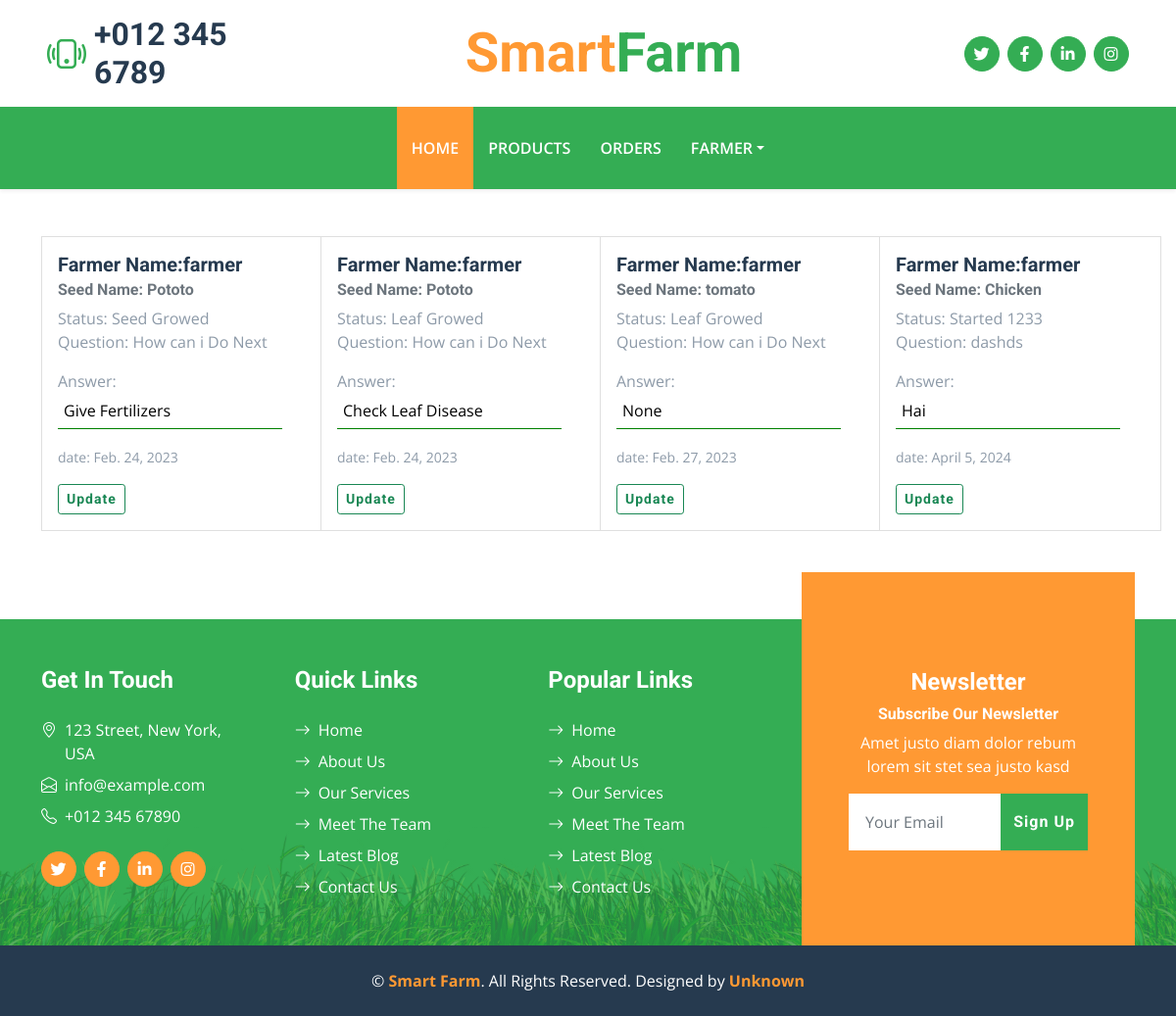
Page /ExpertHome (signed in) on the committed database.
### farmer/models.py (models this page shows)
class FarmStatus(models.Model):
    Farm = models.ForeignKey(SeedFarm,on_delete=models.CASCADE)
    Expert = models.ForeignKey(User,on_delete=models.CASCADE,blank=True,null=True)
    Status = models.CharField(max_length=255)
    questions = models.CharField(max_length=1000,blank=True,null=True)
    answers = models.CharField(max_length=1000,null=True,blank=True)
    date = models.DateField(auto_now_add=True)

class SeedFarm(models.Model):
    seedname = models.CharField(max_length=55)
    farmfield = models.CharField(max_length=55)
    framarea = models.CharField(max_length=55)
    framstatus = models.CharField(max_length=1000)
    image = models.FileField(upload_to="framimage")
    user = models.ForeignKey(User,on_delete=models.CASCADE)
    date = models.DateField(auto_now_add=True)

### Home/views.py (the view)
# urls.py: path("ExpertHome",views.ExpertHome,name="ExpertHome"),
def ExpertHome(request):
    Farm = FarmStatus.objects.all()
    context = {
        "farm":Farm
    }
    return render(request,'expert/expertHome.html',context)

### templates/expert/experthome.html (shortened to what this page needs)
{% load static %}
<!DOCTYPE html>
<html lang="en">
<head>
    <link href="https://cdnjs.cloudflare.com/ajax/libs/font-awesome/5.15.0/css/all.min.css" rel="stylesheet">
    <link href="https://cdn.jsdelivr.net/npm/bootstrap-icons@1.4.1/font/bootstrap-icons.css" rel="stylesheet">
    <link href="{%static 'lib/owlcarousel/assets/owl.carousel.min.css' %}" rel="stylesheet">
    <link href="{%static 'css/bootstrap.min.css' %}" rel="stylesheet">
    <link href="{%static 'css/style.css' %}" rel="stylesheet">
</head>
<body>
    <div class="container-fluid px-5 d-none d-lg-block">
        <div class="row gx-5 py-3 align-items-center">
            <div class="col-lg-3">
                <div class="d-flex align-items-center justify-content-start">
                    <i class="bi bi-phone-vibrate fs-1 text-primary me-2"></i>
                    <h2 class="mb-0">+012 345 6789</h2>
                </div>
            </div>
            <div class="col-lg-6">
                <div class="d-flex align-items-center justify-content-center">
                    <a href="index.html" class="navbar-brand ms-lg-5">
                        <h1 class="m-0 display-4 text-primary"><span class="text-secondary">Smart</span>Farm</h1>
                    </a>
                </div>
            </div>
            <div class="col-lg-3">
                <div class="d-flex align-items-center justify-content-end">
                    <a class="btn btn-primary btn-square rounded-circle me-2" href="#"><i class="fab fa-twitter"></i></a>
                    <a class="btn btn-primary btn-square rounded-circle me-2" href="#"><i class="fab fa-facebook-f"></i></a>
                    <a class="btn btn-primary btn-square rounded-circle me-2" href="#"><i class="fab fa-linkedin-in"></i></a>
                    <a class="btn btn-primary btn-square rounded-circle" href="#"><i class="fab fa-instagram"></i></a>
                </div>
            </div>
        </div>
    </div>
    <nav class="navbar navbar-expand-lg bg-primary navbar-dark shadow-sm py-3 py-lg-0 px-3 px-lg-5">
        <div class="collapse navbar-collapse" id="navbarCollapse">
            <div class="navbar-nav mx-auto py-0">
                <a href="{%url 'Index' %}" class="nav-item nav-link active">Home</a>
            {% if request.user.is_authenticated %}
                <a href="{%url 'FarmersProducts' %}" class="nav-item nav-link">Products</a>
                <a href="{%url 'FramersOrder' %}" class="nav-item nav-link">Orders</a>
                <div class="nav-item dropdown">
                    <a href="#" class="nav-link dropdown-toggle" data-bs-toggle="dropdown">{{request.user}}</a>
                </div>
            {% endif %}
            </div>
        </div>
    </nav>
    {% block content %}
    <div class="container mt-5">
        <div class="row">
            {% for f in farm %}
            <div class="col-md-3">
                <div class="card" style="width: 18rem;">
                    <div class="card-body">
                      <h5 class="card-title">Farmer Name:{{f.Farm.user}} </h5>
                      <h6 class="card-subtitle mb-2 text-muted">Seed Name: {{f.Farm.seedname}}</h6>
                      <p class="card-text">
                        Status: {{f.Status}}<br>
                        Question: {{f.questions}} <br>
                        <form action="{%url 'UpdateAnswer' f.id %}" method="post">
                        Answer: <input type="text" value="{{f.answers}}" name="ans" style="width:90%;padding:6px;border:none;border-bottom:.5px solid green">
                      </p>
                      <p><small>date: {{f.date}}</small></p>
                      <button class="btn btn-outline-success btn-sm">Update</button>
                    </div>
                  </div>
            </div>
            {% endfor %}
        </div>
    </div>
    {% endblock %}
    <div class="container-fluid bg-footer bg-primary text-white mt-5">
        <div class="container">
            <div class="row gx-5">
                <div class="col-lg-8 col-md-6">
                    <div class="row gx-5">
                        <div class="col-lg-4 col-md-12 pt-5 mb-5">
                            <h4 class="text-white mb-4">Get In Touch</h4>
                            <div class="d-flex mb-2">
                                <i class="bi bi-geo-alt text-white me-2"></i>
                                <p class="text-white mb-0">123 Street, New York, USA</p>
                            </div>
                            <div class="d-flex mb-2">
                                <i class="bi bi-envelope-open text-white me-2"></i>
                                <p class="text-white mb-0">info@example.com</p>
                            </div>
                            <div class="d-flex mb-2">
                                <i class="bi bi-telephone text-white me-2"></i>
                                <p class="text-white mb-0">+012 345 67890</p>
                            </div>
                            <div class="d-flex mt-4">
                                <a class="btn btn-secondary btn-square rounded-circle me-2" href="#"><i class="fab fa-twitter"></i></a>
                                <a class="btn btn-secondary btn-square rounded-circle me-2" href="#"><i class="fab fa-facebook-f"></i></a>
                                <a class="btn btn-secondary btn-square rounded-circle me-2" href="#"><i class="fab fa-linkedin-in"></i></a>
                                <a class="btn btn-secondary btn-square rounded-circle" href="#"><i class="fab fa-instagram"></i></a>
                            </div>
                        </div>
                        <div class="col-lg-4 col-md-12 pt-0 pt-lg-5 mb-5">
                            <h4 class="text-white mb-4">Quick Links</h4>
                            <div class="d-flex flex-column justify-content-start">
                                <a class="text-white mb-2" href="#"><i class="bi bi-arrow-right text-white me-2"></i>Home</a>
                                <a class="text-white mb-2" href="#"><i class="bi bi-arrow-right text-white me-2"></i>About Us</a>
                                <a class="text-white mb-2" href="#"><i class="bi bi-arrow-right text-white me-2"></i>Our Services</a>
                                <a class="text-white mb-2" href="#"><i class="bi bi-arrow-right text-white me-2"></i>Meet The Team</a>
                                <a class="text-white mb-2" href="#"><i class="bi bi-arrow-right text-white me-2"></i>Latest Blog</a>
                                <a class="text-white" href="#"><i class="bi bi-arrow-right text-white me-2"></i>Contact Us</a>
                            </div>
                        </div>
                        <div class="col-lg-4 col-md-12 pt-0 pt-lg-5 mb-5">
                            <h4 class="text-white mb-4">Popular Links</h4>
                            <div class="d-flex flex-column justify-content-start">
                                <a class="text-white mb-2" href="#"><i class="bi bi-arrow-right text-white me-2"></i>Home</a>
                                <a class="text-white mb-2" href="#"><i class="bi bi-arrow-right text-white me-2"></i>About Us</a>
                                <a class="text-white mb-2" href="#"><i class="bi bi-arrow-right text-white me-2"></i>Our Services</a>
                                <a class="text-white mb-2" href="#"><i class="bi bi-arrow-right text-white me-2"></i>Meet The Team</a>
                                <a class="text-white mb-2" href="#"><i class="bi bi-arrow-right text-white me-2"></i>Latest Blog</a>
                                <a class="text-white" href="#"><i class="bi bi-arrow-right text-white me-2"></i>Contact Us</a>
                            </div>
                        </div>
                    </div>
                </div>
                <div class="col-lg-4 col-md-6 mt-lg-n5">
                    <div class="d-flex flex-column align-items-center justify-content-center text-center h-100 bg-secondary p-5">
                        <h4 class="text-white">Newsletter</h4>
                        <h6 class="text-white">Subscribe Our Newsletter</h6>
                        <p>Amet justo diam dolor rebum lorem sit stet sea justo kasd</p>
                        <form action="">
                            <div class="input-group">
                                <input type="text" class="form-control border-white p-3" placeholder="Your Email">
                                <button class="btn btn-primary">Sign Up</button>
                            </div>
                        </form>
                    </div>
                </div>
            </div>
        </div>
    </div>
    <div class="container-fluid bg-dark text-white py-4">
        <div class="container text-center">
            <p class="mb-0">&copy; <a class="text-secondary fw-bold" href="#">Smart Farm</a>. All Rights Reserved. Designed by <a class="text-secondary fw-bold" href="#">Unknown</a></p>
        </div>
    </div>
</body>
</html>

### static/css/style.css (style rules this page uses)
:root { --primary: #34AD54; --secondary: #FF9933; --light: #F6FFF2; --dark: #263A4F; }
.btn { font-family: 'Roboto', sans-serif; letter-spacing: 1px; font-weight: 700; transition: .5s; }
.btn-primary, .btn-secondary { color: #FFFFFF; }
.btn-square { width: 36px; height: 36px; }
.btn-square, .btn-sm-square, .btn-lg-square { padding-left: 0; padding-right: 0; text-align: center; }
.navbar-dark .navbar-nav .nav-link { padding: 30px 15px; font-size: 16px; font-weight: 600; color: #FFFFFF; text-transform: uppercase; transition: .5s; }
.navbar-dark .navbar-nav .nav-link:hover, .navbar-dark .navbar-nav .nav-link.active { background: var(--secondary); }
.bg-footer { background: linear-gradient(rgba(52, 173, 84, .7), rgba(52, 173, 84, .7)), url(../img/footer.png) center bottom no-repeat; background-size: contain; }
@media (min-width: 991.98px) { .bg-footer { margin-top: 90px !important; } }

### rows in the picture
FarmStatus: Farm.user "farmer", Farm.seedname "Pototo", Status "Seed Growed", questions "How can i Do Next", ans "Give Fertilizers", date "Feb. 24, 2023"
FarmStatus: Farm.user "farmer", Farm.seedname "Pototo", Status "Leaf Growed", questions "How can i Do Next", ans "Check Leaf Disease", date "Feb. 24, 2023"
FarmStatus: Farm.user "farmer", Farm.seedname "tomato", Status "Leaf Growed", questions "How can i Do Next", ans "None", date "Feb. 27, 2023"
FarmStatus: Farm.user "farmer", Farm.seedname "Chicken", Status "Started 1233", questions "dashds", ans "Hai", date "April 5, 2024"

### other values in the picture
{{ request.user }} "FARMER"
